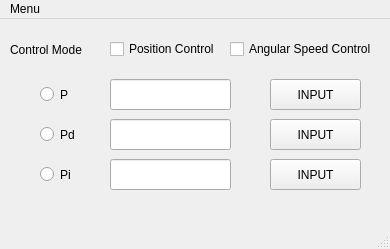
<?xml version="1.0" encoding="UTF-8"?>
<ui version="4.0">
 <class>MainWindow</class>
 <widget class="QMainWindow" name="MainWindow">
  <property name="geometry">
   <rect>
    <x>0</x>
    <y>0</y>
    <width>390</width>
    <height>249</height>
   </rect>
  </property>
  <property name="windowTitle">
   <string>MainWindow</string>
  </property>
  <widget class="QWidget" name="centralwidget">
   <widget class="QPushButton" name="pushButton">
    <property name="geometry">
     <rect>
      <x>270</x>
      <y>60</y>
      <width>91</width>
      <height>31</height>
     </rect>
    </property>
    <property name="text">
     <string>INPUT</string>
    </property>
   </widget>
   <widget class="QLineEdit" name="lineEdit">
    <property name="geometry">
     <rect>
      <x>110</x>
      <y>60</y>
      <width>121</width>
      <height>31</height>
     </rect>
    </property>
   </widget>
   <widget class="QRadioButton" name="radioButton">
    <property name="geometry">
     <rect>
      <x>40</x>
      <y>60</y>
      <width>41</width>
      <height>31</height>
     </rect>
    </property>
    <property name="maximumSize">
     <size>
      <width>41</width>
      <height>31</height>
     </size>
    </property>
    <property name="text">
     <string>P</string>
    </property>
   </widget>
   <widget class="QRadioButton" name="radioButton_2">
    <property name="geometry">
     <rect>
      <x>40</x>
      <y>100</y>
      <width>41</width>
      <height>31</height>
     </rect>
    </property>
    <property name="maximumSize">
     <size>
      <width>41</width>
      <height>31</height>
     </size>
    </property>
    <property name="text">
     <string>Pd</string>
    </property>
   </widget>
   <widget class="QLineEdit" name="lineEdit_2">
    <property name="geometry">
     <rect>
      <x>110</x>
      <y>100</y>
      <width>121</width>
      <height>31</height>
     </rect>
    </property>
   </widget>
   <widget class="QPushButton" name="pushButton_2">
    <property name="geometry">
     <rect>
      <x>270</x>
      <y>100</y>
      <width>91</width>
      <height>31</height>
     </rect>
    </property>
    <property name="text">
     <string>INPUT</string>
    </property>
   </widget>
   <widget class="QRadioButton" name="radioButton_3">
    <property name="geometry">
     <rect>
      <x>40</x>
      <y>140</y>
      <width>41</width>
      <height>31</height>
     </rect>
    </property>
    <property name="maximumSize">
     <size>
      <width>41</width>
      <height>31</height>
     </size>
    </property>
    <property name="text">
     <string>Pi</string>
    </property>
   </widget>
   <widget class="QLineEdit" name="lineEdit_3">
    <property name="geometry">
     <rect>
      <x>110</x>
      <y>140</y>
      <width>121</width>
      <height>31</height>
     </rect>
    </property>
   </widget>
   <widget class="QPushButton" name="pushButton_3">
    <property name="geometry">
     <rect>
      <x>270</x>
      <y>140</y>
      <width>91</width>
      <height>31</height>
     </rect>
    </property>
    <property name="text">
     <string>INPUT</string>
    </property>
   </widget>
   <widget class="QCheckBox" name="checkBox">
    <property name="geometry">
     <rect>
      <x>110</x>
      <y>20</y>
      <width>111</width>
      <height>20</height>
     </rect>
    </property>
    <property name="text">
     <string>Position Control</string>
    </property>
   </widget>
   <widget class="QLabel" name="label">
    <property name="geometry">
     <rect>
      <x>10</x>
      <y>20</y>
      <width>81</width>
      <height>21</height>
     </rect>
    </property>
    <property name="text">
     <string>Control Mode</string>
    </property>
   </widget>
   <widget class="QCheckBox" name="checkBox_2">
    <property name="geometry">
     <rect>
      <x>230</x>
      <y>20</y>
      <width>151</width>
      <height>20</height>
     </rect>
    </property>
    <property name="text">
     <string>Angular Speed Control</string>
    </property>
   </widget>
  </widget>
  <widget class="QMenuBar" name="menubar">
   <property name="geometry">
    <rect>
     <x>0</x>
     <y>0</y>
     <width>390</width>
     <height>22</height>
    </rect>
   </property>
   <widget class="QMenu" name="menuMenu">
    <property name="title">
     <string>Menu</string>
    </property>
    <addaction name="separator"/>
    <addaction name="actionOption"/>
    <addaction name="actionHelp"/>
    <addaction name="actionTools"/>
   </widget>
   <addaction name="menuMenu"/>
  </widget>
  <widget class="QStatusBar" name="statusbar"/>
  <action name="actionOption">
   <property name="text">
    <string>Option</string>
   </property>
  </action>
  <action name="actionHelp">
   <property name="text">
    <string>Help</string>
   </property>
  </action>
  <action name="actionTools">
   <property name="text">
    <string>Tools</string>
   </property>
  </action>
 </widget>
 <resources/>
 <connections/>
</ui>
